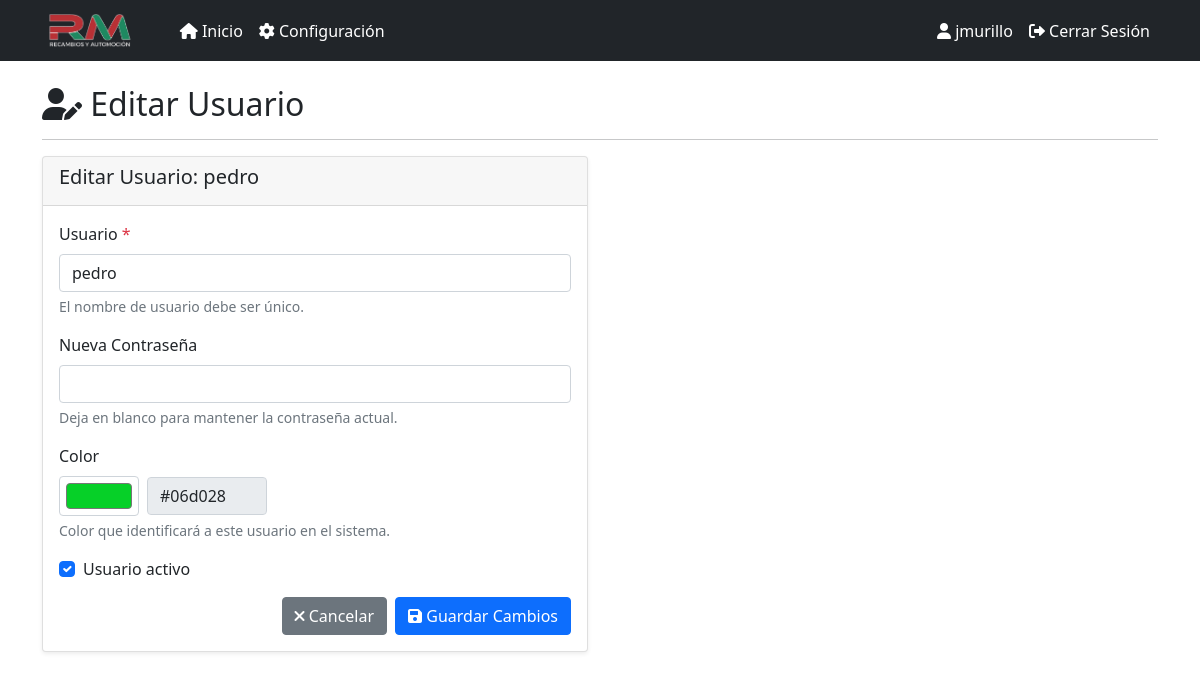
Screenshot of /configuracion/usuarios/2/editar (signed in) with the database file from the repository.
### models.py (models this page shows, shortened)
class Usuario(db.Model, UserMixin):
    __tablename__ = 'usuario'
    id = db.Column(db.Integer, primary_key=True)
    username = db.Column(db.String(80), unique=True, nullable=False, index=True)
    password_hash = db.Column(db.String(255), nullable=False)
    activo = db.Column(db.Boolean, default=True)
    color = db.Column(db.String(7), default='#007bff')  # Color en formato hexadecimal
    created_at = db.Column(db.DateTime, default=datetime.utcnow)
    def set_password(self, password):
        self.password_hash = generate_password_hash(password)

### app.py (the view, shortened to what this page needs)
@app.route('/configuracion/usuarios/<int:usuario_id>/editar', methods=['GET', 'POST'])
@login_required
def editar_usuario(usuario_id):
    if current_user.username != 'jmurillo':
        flash('No tienes permisos para acceder a esta sección.', 'error')
        return redirect(url_for('panel'))
    usuario = Usuario.query.get_or_404(usuario_id)
    return render_template('editar_usuario.html', usuario=usuario)

### app.py (called while the page is built, shortened)
@login_manager.user_loader
def load_user(user_id):
    return Usuario.query.get(int(user_id))

@app.before_request
def _asegurar_scheduler():
    global _scheduler_iniciado

@app.before_request
def before_request():
    global _sistema_inicializado
    if not _sistema_inicializado and not app.config['DEBUG']:
        inicializar_sistema()
    try:
        usuario_admin = Usuario.query.filter_by(username='jmurillo').first()
        if not usuario_admin:
            usuario_admin = Usuario(username='jmurillo', activo=True)
            usuario_admin.set_password('TxMb-7-0')
            db.session.add(usuario_admin)
            db.session.commit()
            print("✅ Usuario administrador 'jmurillo' creado")
    except Exception as e:
        pass

### templates/editar_usuario.html (shortened to what this page needs)
{% extends "base.html" %}
{% block content %}
<div class="row">
    <div class="col-12">
        <h2><i class="fas fa-user-edit"></i> Editar Usuario</h2>
        <hr>
    </div>
</div>
<div class="row">
    <div class="col-md-6">
        <div class="card">
            <div class="card-header">
                <h5>Editar Usuario: {{ usuario.username }}</h5>
            </div>
            <div class="card-body">
                <form method="POST">
                    <div class="mb-3">
                        <label for="username" class="form-label">Usuario <span class="text-danger">*</span></label>
                        <input type="text" class="form-control" id="username" name="username" value="{{ usuario.username }}" required autofocus>
                        <div class="form-text">El nombre de usuario debe ser único.</div>
                    </div>
                    <div class="mb-3">
                        <label for="password" class="form-label">Nueva Contraseña</label>
                        <input type="password" class="form-control" id="password" name="password">
                        <div class="form-text">Deja en blanco para mantener la contraseña actual.</div>
                    </div>
                    <div class="mb-3">
                        <label for="color" class="form-label">Color</label>
                        <div class="d-flex align-items-center">
                            <input type="color" class="form-control form-control-color" id="color" name="color" value="{{ usuario.color or '#007bff' }}" style="width: 80px; height: 40px;">
                            <input type="text" class="form-control ms-2" id="color_hex" value="{{ usuario.color or '#007bff' }}" readonly style="max-width: 120px;">
                        </div>
                        <div class="form-text">Color que identificará a este usuario en el sistema.</div>
                    </div>
                    <div class="mb-3">
                        <div class="form-check">
                            <input class="form-check-input" type="checkbox" id="activo" name="activo" {% if usuario.activo %}checked{% endif %}>
                            <label class="form-check-label" for="activo">
                                Usuario activo
                            </label>
                        </div>
                    </div>
                    <div class="d-grid gap-2 d-md-flex justify-content-md-end">
                        <a href="{{ url_for('gestion_usuarios') }}" class="btn btn-secondary">
                            <i class="fas fa-times"></i> Cancelar
                        </a>
                        <button type="submit" class="btn btn-primary">
                            <i class="fas fa-save"></i> Guardar Cambios
                        </button>
                    </div>
                </form>
            </div>
        </div>
    </div>
</div>
{% endblock %}

### templates/base.html (shortened to what this page needs)
<!DOCTYPE html>
<html lang="es">
<head>
    <link href="https://cdn.jsdelivr.net/npm/bootstrap@5.1.3/dist/css/bootstrap.min.css" rel="stylesheet">
    <link href="https://cdnjs.cloudflare.com/ajax/libs/font-awesome/6.0.0/css/all.min.css" rel="stylesheet">
</head>
<body>
    <nav class="navbar navbar-expand-lg navbar-dark bg-dark">
        <div class="container">
            <a class="navbar-brand d-flex align-items-center" href="{{ url_for('panel') }}">
                <img src="{{ url_for('static', filename='logo_rm.png') }}" alt="Recambios RM" style="height: 35px; margin-right: 10px;">
            </a>
            <div class="collapse navbar-collapse" id="navbarNav">
                <ul class="navbar-nav me-auto">
                    <li class="nav-item">
                        <a class="nav-link {% if request.endpoint == 'panel' %}active{% endif %}" href="{{ url_for('panel') }}">
                            <i class="fas fa-home"></i> Inicio
                        </a>
                    </li>
                    {% if current_user.is_authenticated and current_user.username == 'jmurillo' %}
                    <li class="nav-item">
                        <a class="nav-link {% if request.endpoint == 'configuracion' %}active{% endif %}" href="{{ url_for('configuracion') }}">
                            <i class="fas fa-cog"></i> Configuración
                        </a>
                    </li>
                    {% endif %}
                </ul>
                <ul class="navbar-nav">
                    {% if current_user.is_authenticated %}
                    <li class="nav-item">
                        <span class="nav-link text-light">
                            <i class="fas fa-user"></i> {{ current_user.username }}
                        </span>
                    </li>
                    <li class="nav-item">
                        <a class="nav-link" href="{{ url_for('logout') }}">
                            <i class="fas fa-sign-out-alt"></i> Cerrar Sesión
                        </a>
                    </li>
                    {% else %}
                    <li class="nav-item">
                        <a class="nav-link" href="{{ url_for('login') }}">
                            <i class="fas fa-sign-in-alt"></i> Iniciar Sesión
                        </a>
                    </li>
                    {% endif %}
                </ul>
            </div>
        </div>
    </nav>
    <div class="container mt-4">
        {% block content %}{% endblock %}
    </div>
</body>
</html>

### templates/base.html (style rules this page uses)
.navbar-brand { font-weight: bold; }
.navbar-brand img { transition: transform 0.3s ease; }
.card { box-shadow: 0 0.125rem 0.25rem rgba(0, 0, 0, 0.075); border: 1px solid rgba(0, 0, 0, 0.125); }
.navbar-dark .navbar-nav .nav-link { color: #ffffff !important; font-weight: 500; transition: all 0.3s ease; }
.navbar-dark .navbar-brand { color: #ffffff !important; }

### rows the page displays
Usuario: username "jmurillo"
Usuario: username "pedro", color "#06d028", activo "☑"
